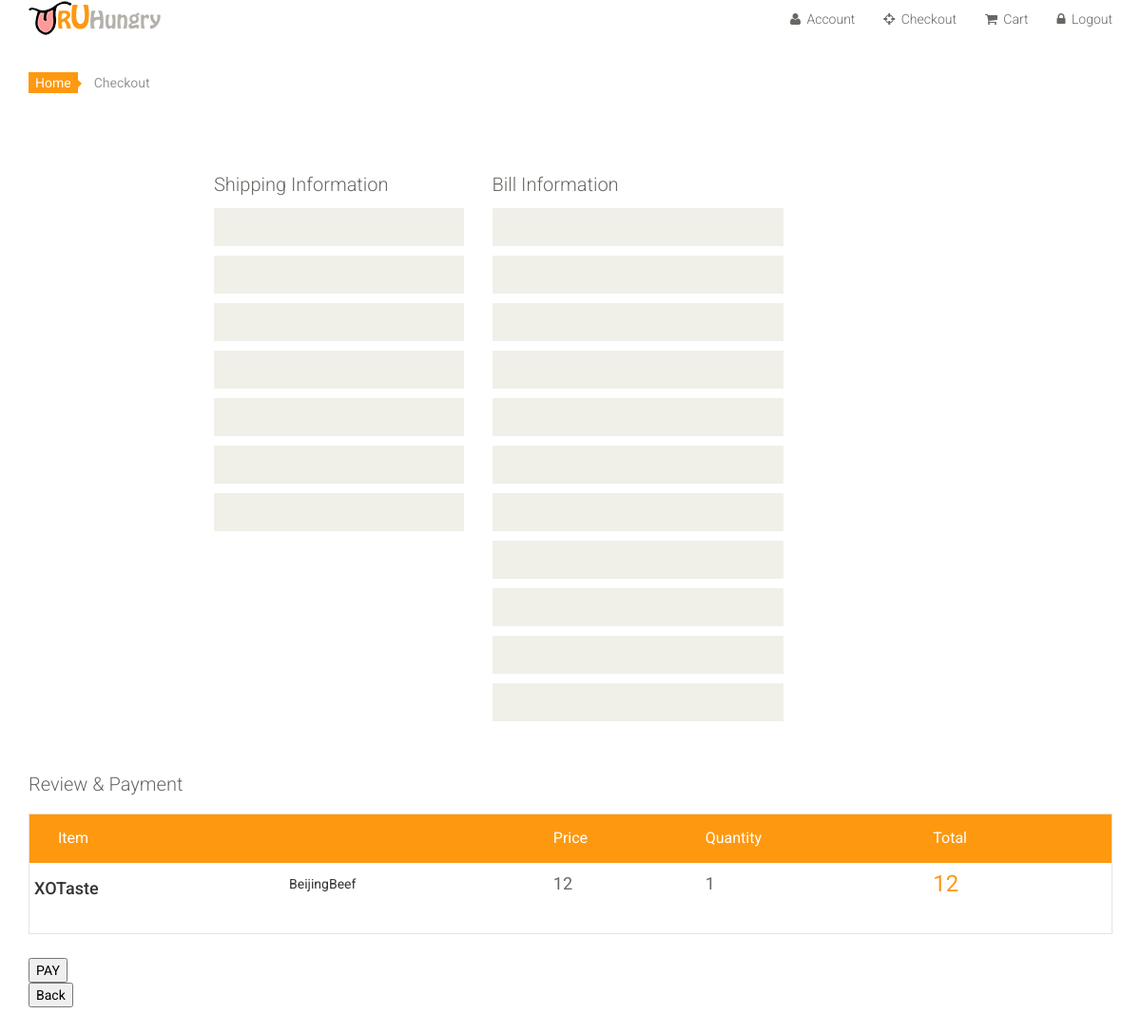
The app's page /Orders/test.php (signed in) with its own data.
### tables this page shows
CREATE TABLE shopping_cart_info (
  Cart_ID INT NOT NULL AUTO_INCREMENT,
  Username VARCHAR(50) NOT NULL,
  Item_ID INT NOT NULL,
  Restrt_ID INT NOT NULL,
  Quantity INT NULL,
  PRIMARY KEY (Cart_ID),
  FOREIGN key (Item_ID) references inventory_info(Item_ID),
  FOREIGN key (Restrt_ID) references restaurant_info(Restrt_ID));

CREATE TABLE restaurant_info (
  Restrt_ID INT NOT NULL AUTO_INCREMENT,
  Restrt_Name VARCHAR(50) NOT NULL,
  Area VARCHAR(50) NULL,
  Ship_Hours VARCHAR(50) NULL,
  Address VARCHAR(100) NULL,
  Restrt_Type VARCHAR(50) NULL,
  Description VARCHAR(200) NULL,
  Img VARCHAR(200) NULL,
  PRIMARY KEY (Restrt_ID));

CREATE TABLE inventory_info (
  Item_ID INT NOT NULL AUTO_INCREMENT,
  Restrt_ID INT NOT NULL,
  Item_Name VARCHAR(50) NOT NULL,
  Item_Description VARCHAR(200) NULL,
  Price FLOAT NULL,
  Date_Added DATETIME NULL,
  Category VARCHAR(50) NULL,
  
  PRIMARY KEY (Item_ID),
  FOREIGN key (Restrt_ID) references restaurant_info(Restrt_ID));

### Orders/test.php (the view, shortened to what this page needs)
<?php
	function cartReview($username){
		if(isset($username)){
			$sql_select = 'select inventory_info.Item_Name, inventory_info.Item_ID, restaurant_info.Restrt_Name, shopping_cart_info.Quantity, inventory_info.Price from shopping_cart_info
			left join inventory_info on shopping_cart_info.Item_ID = inventory_info.Item_ID left join restaurant_info on shopping_cart_info.Restrt_ID = restaurant_info.Restrt_ID where Username ="'.$username.'"';
		}
		else{ echo "No user!";}
		$result = mysql_query($sql_select) or die("sql error!");
		while($row = mysql_fetch_array($result)){
			$outputlist = "";
			$outputlist.= '<tr>';
			$outputlist.= '<td >';
			$outputlist.= '<h4>'.$row["Restrt_Name"].'</h4>';
			$outputlist.= '</td>';
			$outputlist.= '<td>';
			$outputlist.= '<p>'.$row["Item_Name"].'</p>';
			$outputlist.= '</td>';
			$outputlist.= '<td class="cart_price">';
			$outputlist.= '<p>'.$row["Price"].'</p>';
			$outputlist.= '</td>';
			$outputlist.= '<td class="cart_price">';
			$outputlist.= '<p>'.$row["Quantity"].'</p>';
			$outputlist.= '</td>';
			$outputlist.= '<td class="cart_total">';
			$outputlist.= '<p class="cart_total_price">'.($row["Price"]*$row["Quantity"]).'</p>';
			$outputlist.= '</td>';
			$outputlist.= '<td>';
			$outputlist.= '<form action="cart_delete.php" method="post">  <input name="Item_Name" value="'.$row["Item_ID"].'" style="display:none;">';
			$outputlist.= '<input name="Username" value="'.$username.'" style="display:none;">';
			$outputlist.= '</form>';
			$outputlist.= '</td>';
			$outputlist.= '</tr>';
			print $outputlist;
		}
	}
?>
<!DOCTYPE html>
<html lang="en">
<head>
    <link href="css/bootstrap.min.css" rel="stylesheet">
    <link href="css/font-awesome.min.css" rel="stylesheet">
    <link href="css/prettyPhoto.css" rel="stylesheet">
    <link href="css/price-range.css" rel="stylesheet">
    <link href="css/animate.css" rel="stylesheet">
	<link href="css/main.css" rel="stylesheet">
	<link href="css/responsive.css" rel="stylesheet">
</head>
<body>
	<header id="header">
			<div class="container" >
				<div class="row" >
					<div class="col-sm-4">
						<div class="logo pull-left">
							<a href="index.php"><img src="images/home/mylogo.png" alt="" /></a>
						</div>
					</div>
					<div class="col-sm-8">
						<div class="shop-menu pull-right">
							<ul class="nav navbar-nav">
								<li><a href="profile_shipping_addr.php"><i class="fa fa-user"></i> Account</a></li>
								<li><a href="checkout.php"><i class="fa fa-crosshairs"></i> Checkout</a></li>
								<li><a href="cart_page.php"><i class="fa fa-shopping-cart"></i> Cart</a></li>
								<?php if($_SESSION["islogin"] == true) echo('<li><a href="logout.php"><i class="fa fa-lock"></i> Logout</a></li>');
									  else echo('<li><a href="login.php"><i class="fa fa-lock"></i> Login</a></li>');
								?>
							</ul>
						</div>
					</div>
				</div>
			</div>
	</header>
	<section id="cart_items" style="padding-top:30px">
		<div class="container">
			<div class="breadcrumbs">
				<ol class="breadcrumb">
				  <li><a href="index.php">Home</a></li>
				  <li class="active">Checkout</li>
				</ol>
			</div>
			<div class="shopper-informations">
				<div class="row">
					<div class="col-sm-2">
					</div>
					<div class="col-sm-3">
						<div class="shopper-info">
							<p>Shipping Information</p>
							<form id="Ship_Info">
								<input  readonly＝"readonly" id="Ship_First_Name" name="Ship_First_Name" type="text" placehold="First Name" value="<?php echo $_POST['fr_Ship_First_Name'] ?>">
								<input  readonly＝"readonly" id="Ship_Last_Name" name="Ship_Last_Name" type="text" placehold="Last Name" value="<?php echo $_POST['fr_Ship_Last_Name'] ?>">
								<input  readonly＝"readonly" id="Ship_Address1" name="Ship_Address1" type="text" placehold="Address1" value="<?php echo $_POST['fr_Ship_Address1'] ?>">
								<input  readonly＝"readonly" id="Ship_Address2" name="Ship_Address2" type="text" placehold="Address2" value="<?php echo $_POST['fr_Ship_Address2'] ?>">
								<input  readonly＝"readonly" id="Ship_City" name="Ship_City" type="text" placehold="City" value="<?php echo $_POST['fr_Ship_City'] ?>">
								<input  readonly＝"readonly" id="Ship_State" name="Ship_State" type="text" placehold="State" value="<?php echo $_POST['fr_Ship_State'] ?>">
								<input  readonly＝"readonly" id="Ship_Zip" name="Ship_Zip" type="text" placehold="Zip" value="<?php echo $_POST['fr_Ship_Zip'] ?>">
							</form>
						</div>
					</div>
					<div class="col-sm-7 clearfix">
						<div class="bill-to">
						<p>Bill Information</p>
							<div class="form-one">
								<form id="Bill_Info">
									<input  readonly＝"readonly" id="Bill_First_Name" name="Bill_First_Name" type="text" placehold="First Name" value="<?php echo $_POST['fr_Bill_First_Name'] ?>">
									<input  readonly＝"readonly" id="Bill_Last_Name" name="Bill_Last_Name" type="text" placehold="Last Name" value="<?php echo $_POST['fr_Bill_Last_Name'] ?>">
									<input  readonly＝"readonly" id="Bill_Address1" name="Bill_Address1" type="text" placehold="Address1" value="<?php echo $_POST['fr_Bill_Address1'] ?>">
									<input  readonly＝"readonly" id="Bill_Address2" name="Bill_Address2" type="text" placehold="Address2" value="<?php echo $_POST['fr_Bill_Address2'] ?>">
									<input  readonly＝"readonly" id="Bill_City" name="Bill_City" type="text" placehold="City" value="<?php echo $_POST['fr_Bill_City'] ?>">
									<input  readonly＝"readonly" id="Bill_State" name="Bill_State" type="text" placehold="State" value="<?php echo $_POST['fr_Bill_State'] ?>">
									<input  readonly＝"readonly" id="Bill_Zip" name="Bill_Zip" type="text" placehold="Zip" value="<?php echo $_POST['fr_Bill_Zip'] ?>">
									<input  readonly＝"readonly" id="Bill_Type" name="Bill_Type" type="text" placehold="Card Type" value="<?php echo $_POST['fr_Bill_Type'] ?>">
									<input  readonly＝"readonly" id="Bill_Number" name="Bill_Number" type="text" placehold="Card Number" value="<?php echo $_POST['fr_Bill_Number'] ?>">
									<input  readonly＝"readonly" id="Bill_Holder" name="Bill_Holder" type="text" placehold="Card Holder" value="<?php echo $_POST['fr_Bill_Holder'] ?>">
									<input  readonly＝"readonly" id="Bill_Expire" name="Bill_Expire" type="text" placehold="Expire Date" value="<?php echo $_POST['fr_Bill_Expire'] ?>">
								</form>
							</div>
						</div>
					</div>
				</div>
			</div>
			<div class="review-payment">
				<h2>Review & Payment</h2>
			</div>
			<div class="table-responsive cart_info">
				<table class="table table-condensed">
					<thead>
						<tr class="cart_menu">
							<td class="image">Item</td>
							<td class="description"></td>
							<td class="price">Price</td>
							<td class="quantity">Quantity</td>
							<td class="total">Total</td>
							<td></td>
						</tr>
					</thead>
					<tbody>
					<?php
							$username = $_SESSION['username'];
							cartReview($username);
					?>
					</tbody>
				</table>
			</div>
			<div class="payment-options">
				<form id="op_Info" action="orderConfirm.php" method="POST">
					<button id="btn_pay" name="btn_pay" onclick="pay()" >PAY</button>
				</form>
					<button id="btn_back" name="btn_back" onclick="history.go(-1);" >Back</button>
			</div>
		</div>
	</section>
</body>
</html>

### css/main.css (style rules this page uses)
body { font-family: 'Roboto', sans-serif; background:; position: relative; font-weight:400px; }
ul li { list-style: none; }
a { -webkit-transition: 300ms; -moz-transition: 300ms; -o-transition: 300ms; transition: 300ms; }
h1, h2, h3, h4, h5, h6 { font-family: 'Roboto', sans-serif; }
.shop-menu ul li { display:inline-block; padding-left: 15px; padding-right: 15px; }
.shop-menu ul li:last-child { padding-right: 0; }
.shop-menu ul li a { background: #FFFFFF; color: #696763; font-family: 'Roboto', sans-serif; font-size: 14px; font-weight: 300; padding:0; padding-right: 0; margin-top: 10px; }
.shop-menu ul li a i { margin-right:3px; }
.breadcrumbs { position: relative; }
.breadcrumbs .breadcrumb { background:transparent; margin-bottom: 75px; padding-left: 0; }
.breadcrumbs .breadcrumb li a { background:#FE980F; color: #FFFFFF; padding: 3px 7px; }
.breadcrumbs .breadcrumb li a:after { content:""; height:auto; width: auto; border-width: 8px; border-style: solid; border-color:transparent transparent transparent #FE980F; position: absolute; top: 11px; left:48px; }
.breadcrumbs .breadcrumb > li + li:before { content: " "; }
#cart_items .cart_info { border: 1px solid #E6E4DF; margin-bottom: 50px }
#cart_items .cart_info .cart_menu { background: #FE980F; color: #fff; font-size: 16px; font-family: 'Roboto', sans-serif; font-weight: normal; }
#cart_items .cart_info .table.table-condensed thead tr { height: 51px; }
#cart_items .cart_info .table.table-condensed tr { border-bottom: 1px solid#F7F7F0 }
#cart_items .cart_info .table.table-condensed tr:last-child { border-bottom: 0 }
.cart_info table tr td { border-top: 0 none; vertical-align: inherit; }
#cart_items .cart_info .image { padding-left: 30px; }
#cart_items .cart_info .cart_price p { color:#696763; font-size: 18px }
#cart_items .cart_info .cart_total_price { color: #FE980F; font-size: 24px; }
.shopper-info p, .bill-to p, .order-message p { color: #696763; font-size: 20px; font-weight: 300 }
.form-two, .form-one { float: left; width: 47% }
.shopper-info > form > input, .form-two > form > select, .form-two > form > input, .form-one > form > input { background:#F0F0E9; border: 0 none; margin-bottom:10px; padding: 10px; width: 100%; font-weight: 300 }
.review-payment h2 { color: #696763; font-size: 20px; font-weight: 300; margin-top: 45px; margin-bottom: 20px }
.payment-options { margin-bottom:125px; margin-top: -25px }

### records on screen
shopping_cart_info: Restrt_ID.Restrt_Name "XOTaste", Item_ID.Item_Name "BeijingBeef", Item_ID.Price "12", Quantity "1", $row['Price']*$row['Quantity'] "12"
